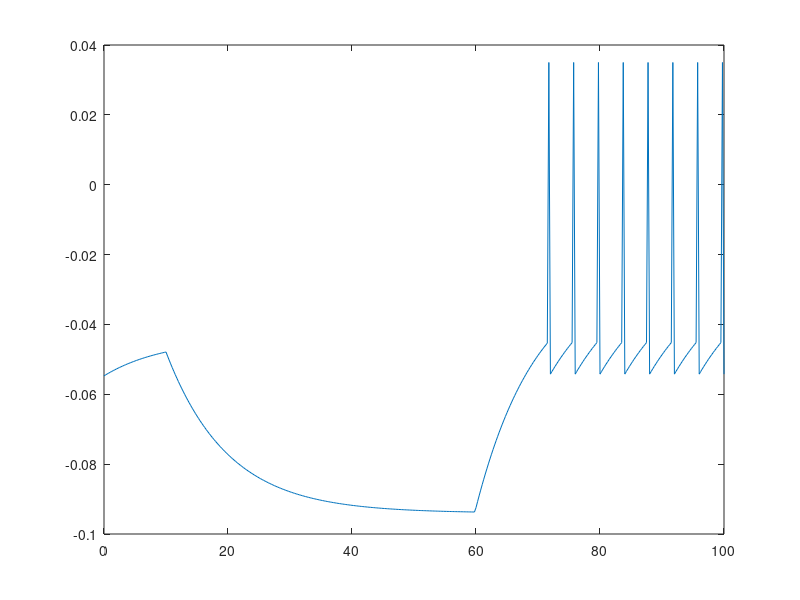

Write the MATLAB code that produced this figure.

tau = 0.25; tspan = 0:tau:100;
T1=tspan(end)/10;
V = -55e-3; % mV
Vt=-45e-3;	Vr=-44e-3; c = -55e-3; % reset potential
vpeak = 35e-3; 
vsave = zeros(1,length(tspan));
R = 100e6; C = 0.1e-9; % Ohms and Farads
vsave = [];
for t=tspan
    if (t>T1) & (t<tspan(end)*6/10)
        I=-500e-12;
    elseif  (t>tspan(end)*6/10)
        I=200e-12;
    else
        I=0;
    end;
     %LIF neuron
     reset = find(V==vpeak);
     V(reset) = c;% reset

     V = V + tau*(Vr + R.*I - V)./(R.*C*1e3); % euler onestep
     
     fired=find(V>=Vt & V<vpeak);
     V(fired) = vpeak; % insert spike
     
    vsave(end+1) = V;
end;
% plot(tspan,vsave,[0 T1 T1 max(tspan)],-90+[0 0 10 10]);
plot(tspan,vsave)
% axis([0 max(tspan) -90 30])